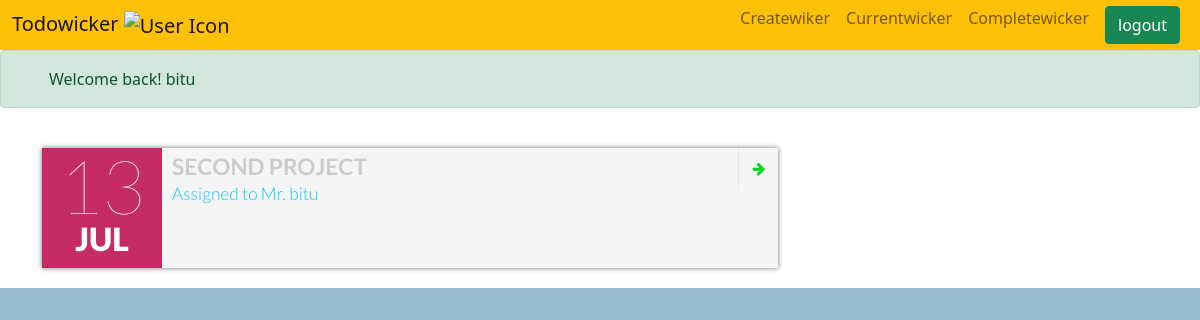
Screenshot of /current/ (signed in) with the database file from the repository.
### wicker/models.py (models this page shows, shortened)
class Wicker(models.Model) :
    title = models.CharField(max_length=100)
    memo= models.TextField(blank=True)
    created = models.DateTimeField(auto_now_add=True)
    date_completed = models.DateTimeField(null=True,blank=True)
    importance = models.BooleanField(default=False)
    user = models.ForeignKey(User,on_delete=models.CASCADE)

### wicker/views.py (the view)
# urls.py: path('current/',views.currentwicker,name='currentwicker'),
@login_required
def currentwicker(request):
    wickers=Wicker.objects.filter(user=request.user,date_completed__isnull=True)
    return render(request, 'wicker/currentwicker.html',{'wickers':wickers})

### wicker/templates/wicker/currentwicker.html (shortened to what this page needs)
{% extends 'wicker/theme.html'%}
{% block content %}
<br>
<div class="container">
    <div class="row">
        <div class="[ col-xs-12 col-sm-offset-2 col-sm-8 ]">
            <ul class="event-list">
                {% for wicker in wickers %}
                <li>
                    <time datetime="2014-07-20">
                        <span class="day">{{wicker.created|date:'d'}}</span>
                        <span class="month">{{wicker.created|date:'M'}}</span>
                    </time>
                    <div class="info">
                        <h2 class="title"> {% if wicker.importance %}<h2 class=" title text-danger">{% endif %}{{wicker.title}}{% if wicker.importance %}</b>{% endif %}</h2>
                        <p class="desc text-info">Assigned to Mr. {{wicker.user}}</p>
                    </div>
                    <div class="social">
                        <ul>
                            <li class="facebook" style="width:33%;"><a href="{% url 'viewwicker' wicker.id %}"><span class="fa fa-arrow-right"></span></a></li>
                        </ul>
                    </div>
                </li>
                {% endfor %}
            </ul>
        </div>
    </div>
</div>
{% endblock %}

### wicker/templates/wicker/theme.html (shortened to what this page needs)
{%load static%}
<!DOCTYPE html>
<html lang="en">
<head>
 <link rel="stylesheet" href="{% static 'wicker/login.css' %}">
 <link rel="stylesheet" href="{% static 'wicker/list.css' %}">
    <link href="https://cdn.jsdelivr.net/npm/bootstrap@5.0.2/dist/css/bootstrap.min.css" rel="stylesheet">
</head>
<body class="text-center">
    {% if user.is_authenticated%}
    <nav class="navbar navbar-expand-sm navbar-light bg-warning" >
        <div class="container-fluid">
          <a class="navbar-brand" href="#">Todowicker
            <img src="https://www.freepatternsarea.com/wp-content/uploads/template-files/vector/vy003.svg"width="50px" id="icon" alt="User Icon" />
          </a>
          <div class="collapse navbar-collapse" id="navbarNavAltMarkup">
            <div class="navbar-nav">
              <a class="nav-link"href="{% url 'createwicker' %}">Createwiker</a>
              <a class="nav-link"href="{% url 'currentwicker' %}">Currentwicker</a>
              <a class="nav-link"href="{% url 'completewicker' %}">Completewicker</a>
              <a class="nav-link"><form method="POST" action="{% url 'logoutuser' %}">
                <button class="btn btn-success"action="submit" type="submit">logout</button>
               </form></a>
            </div>
          </div>
        </div>
      </nav>
      <div class="alert alert-success d-flex align-items-center" role="alert">
        <svg class="bi flex-shrink-0 me-2" width="24" height="24" role="img" aria-label="Success:"><use xlink:href="#check-circle-fill"/></svg>
        <div>
          Welcome back! {{ user.username}}
        </div>
      </div>
      {% endif %}
      {% block content%} {% endblock %}
</body>
</html>

### wicker/static/wicker/login.css (style rules this page uses)
html { background-color: #95bbce; }
body { font-family: "Poppins", sans-serif; }
a { color: #92badd; display:inline-block; text-decoration: none; font-weight: 400; }
h2 { text-align: center; font-size: 16px; font-weight: 600; text-transform: uppercase; display:inline-block; margin: 40px 8px 10px 8px; color: #cccccc; }

### wicker/static/wicker/list.css (style rules this page uses)
body { background-color: rgb(220, 220, 220); }
.event-list { list-style: none; font-family: 'Lato', sans-serif; margin: 0px; padding: 0px; }
.event-list > li { background-color: rgb(255, 255, 255); box-shadow: 0px 0px 5px rgb(51, 51, 51); box-shadow: 0px 0px 5px rgba(51, 51, 51, 0.7); padding: 0px; margin: 0px 0px 20px; }
.event-list > li > time { display: inline-block; width: 100%; color: rgb(255, 255, 255); background-color: rgb(197, 44, 102); padding: 5px; text-align: center; text-transform: uppercase; }
.event-list > li > time > span { display: none; }
.event-list > li > time > .day { display: block; font-size: 56pt; font-weight: 100; line-height: 1; }
.event-list > li time > .month { display: block; font-size: 24pt; font-weight: 900; line-height: 1; }
.event-list > li > .info { padding-top: 5px; text-align: center; }
.event-list > li > .info > .title { font-size: 17pt; font-weight: 700; margin: 0px; }
.event-list > li > .info > .desc { font-size: 13pt; font-weight: 300; margin: 0px; }
.event-list > li > .info > ul, .event-list > li > .social > ul { display: table; list-style: none; margin: 10px 0px 0px; padding: 0px; width: 100%; text-align: center; }
.event-list > li > .social > ul { margin: 0px; }
.event-list > li > .info > ul > li, .event-list > li > .social > ul > li { display: table-cell; cursor: pointer; color: rgb(30, 30, 30); font-size: 11pt; font-weight: 300; padding: 3px 0px; }
.event-list > li > .social > ul > li { padding: 0px; }
.event-list > li > .social > ul > li > a { padding: 3px 0px; }
.facebook a, .twitter a, .google-plus a { display: block; width: 100%; color:rgb(0, 216, 29) !important; }
@media (min-width: 768px) { .event-list > li { position: relative; display: block; width: 100%; height: 120px; padding: 0px; } }
@media (min-width: 768px) { .event-list > li > time, .event-list > li > img { display: inline-block; } }
@media (min-width: 768px) { .event-list > li > time, .event-list > li > img { width: 120px; float: left; } }
@media (min-width: 768px) { .event-list > li > .info { background-color: rgb(245, 245, 245); overflow: hidden; } }
@media (min-width: 768px) { .event-list > li > time, .event-list > li > img { width: 120px; height: 120px; padding: 0px; margin: 0px; } }
@media (min-width: 768px) { .event-list > li > .info { position: relative; height: 120px; text-align: left; padding-right: 40px; } }
@media (min-width: 768px) { .event-list > li > .info > .title, .event-list > li > .info > .desc { padding: 0px 10px; } }
@media (min-width: 768px) { .event-list > li > .social { position: absolute; top: 0px; right: 0px; display: block; width: 40px; } }
@media (min-width: 768px) { .event-list > li > .social > ul { border-left: 1px solid rgb(230, 230, 230); } }
@media (min-width: 768px) { .event-list > li > .social > ul > li { display: block; padding: 0px; } }
@media (min-width: 768px) { .event-list > li > .social > ul > li > a { display: block; width: 40px; padding: 10px 0px 9px; } }

### wicker/templates/wicker/theme.html (style rules this page uses)
.navbar-nav { margin-left: auto; }
.navbar { height:50px; }

### rows the page displays
Wicker: created "13", created "JUL", title "SECOND PROJECT", user "bitu"

### other values shown
{{ user.username }} "bitu"
